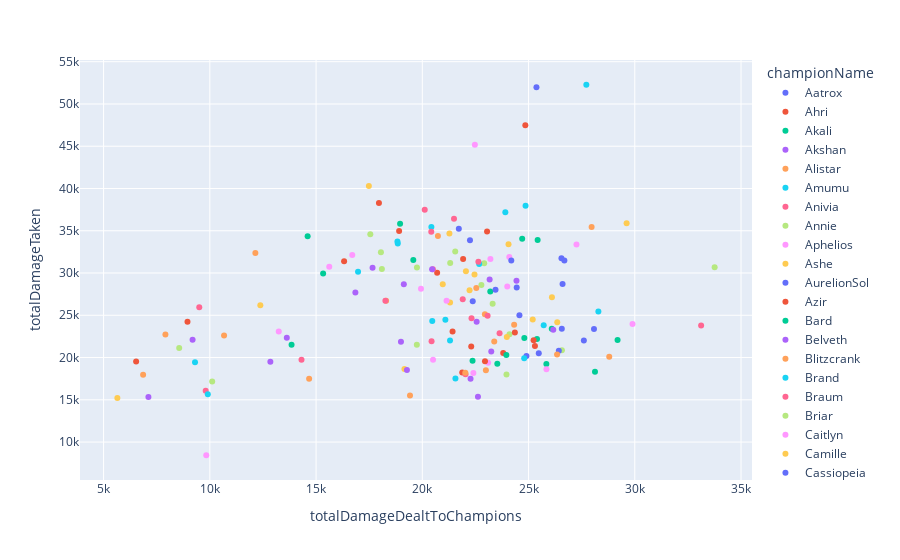

Here is the notebook cell this chart was saved with:
### Code cell
fig = px.scatter(cmp_df,
                x = 'totalDamageDealtToChampions',
                y = 'totalDamageTaken',
                color = 'championName')

plotly.offline.iplot(fig)
# = fig.show()
